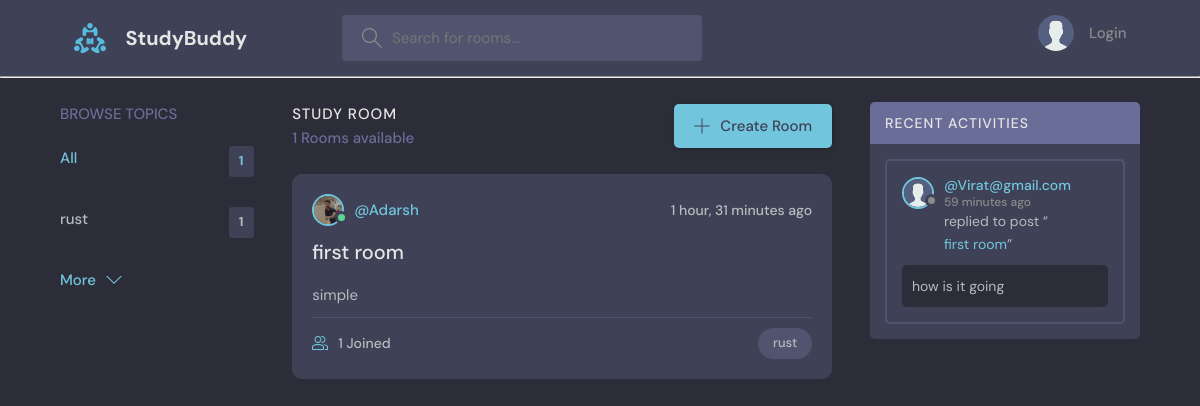
The page / on the database its author committed.
### base/models.py (models this page shows, shortened)
class Topic(models.Model):
    name = models.CharField(max_length=200)

class Room(models.Model):
    host = models.ForeignKey(User,on_delete=models.SET_NULL,null=True)
    topic = models.ForeignKey(Topic,on_delete=models.SET_NULL,null=True)
    name = models.CharField(max_length=100)
    description = models.TextField(null=True,blank=True)
    participants = models.ManyToManyField(User,related_name='participants',blank=True)
    updated = models.DateTimeField(auto_now=True)
    created = models.DateTimeField(auto_now_add=True)
    class Meta:
        ordering = ['-updated','-created']

class User(AbstractUser):
    name = models.CharField(max_length=200,null=True)
    email = models.EmailField(unique=True,null=True)
    bio = models.TextField(null=True)
    avatar = models.ImageField(null=True,default="avatar.svg")
    USERNAME_FIELD = 'email'
    REQUIRED_FIELDS = []

class Message(models.Model):
    user = models.ForeignKey(User,on_delete=models.CASCADE)
    room = models.ForeignKey(Room,on_delete=models.CASCADE)
    body = models.TextField()
    updated = models.DateTimeField(auto_now=True)
    created = models.DateTimeField(auto_now_add=True)
    class Meta:
        ordering = ['-updated','-created']

### base/views.py (the view)
# urls.py: path('',views.home,name="home"),
def home(request):
    q = request.GET.get('q') if request.GET.get('q') != None else ''
    rooms = Room.objects.filter(
        Q(topic__name__icontains=q) |
        Q(name__icontains=q) |
        Q(description__icontains=q)
        )
    topics = Topic.objects.all()[0:6]
    room_count = rooms.count()
    room_messages = Message.objects.filter(Q(room__topic__name__icontains=q))
    context = {'rooms':rooms,'topics':topics,'room_count':room_count,'room_messages':room_messages}
    return render(request,'base/home.html',context)

### base/templates/base/home.html (shortened to what this page needs)
{% extends "main.html" %}
{% block content %}
    <main class="layout layout--3">
      <div class="container">
        {% include "base/topic_component.html" %}
        <div class="roomList">
          <div class="roomList__header">
            <div>
              <h2>Study Room</h2>
              <p>{{rooms.count}} Rooms available</p>
            </div>
            <a class="btn btn--main" href="{% url 'create-room' %}">
              <svg version="1.1" xmlns="http://www.w3.org/2000/svg" width="32" height="32" viewBox="0 0 32 32">
                <title>add</title>
                <path
                  d="M16.943 0.943h-1.885v14.115h-14.115v1.885h14.115v14.115h1.885v-14.115h14.115v-1.885h-14.115v-14.115z"
                ></path>
              </svg>
              Create Room
            </a>
          </div>
          {% include "base/feed_component.html" %}
        </div>
        {% include "base/activity_component.html" %}
      </div>
    </main>
{% endblock content %}

### base/templates/base/topic_component.html
<div class="topics">
    <div class="topics__header">
      <h2>Browse Topics</h2>
    </div>
    <ul class="topics__list">
      <li>
        <a href="{% url 'home' %}" class="active">All <span>{{topics.count}}</span></a>
      </li>
    {% for topic in topics %}
      <li>
        <a href="{% url 'home' %}?q={{topic.name}}">{{topic.name}}<span>{{topic.room_set.all.count}}</span></a>
      </li>
    {% endfor %}
    </ul>
    <a class="btn btn--link" href="{% url 'topics' %}">
      More
      <svg version="1.1" xmlns="http://www.w3.org/2000/svg" width="32" height="32" viewBox="0 0 32 32">
        <title>chevron-down</title>
        <path d="M16 21l-13-13h-3l16 16 16-16h-3l-13 13z"></path>
      </svg>
    </a>
  </div>

### base/templates/base/feed_component.html (shortened to what this page needs)
{% for room in rooms %}
<div class="roomListRoom">
    <div class="roomListRoom__header">
      <a href="{% url 'user-profile' room.host.id %}" class="roomListRoom__author">
        <div class="avatar avatar--small active">
          <img src="{{room.host.avatar.url}}" />
        </div>
        <span>@{{room.host.username}}</span>
      </a>
      <div class="roomListRoom__actions">
        <span>{{room.created|timesince}} ago</span>
      </div>
    </div>
    <div class="roomListRoom__content">
      <a href="{% url 'room' room.id %}">{{room.name}}</a>
      <p>
        {{room.description}}
      </p>
    </div>
    <div class="roomListRoom__meta">
      <a class="roomListRoom__joined">
        {{room.participants.all.count}} Joined
      </a>
      <p class="roomListRoom__topic">{{room.topic.name}}</p>
    </div>
  </div>
{% endfor %}

### base/templates/base/activity_component.html (shortened to what this page needs)
<div class="activities">
    <div class="activities__header">
      <h2>Recent Activities</h2>
    </div>
    {% for message in room_messages %}
    <div class="activities__box">
      <div class="activities__boxHeader roomListRoom__header">
        <a href="{% url 'user-profile' message.user.id %}" class="roomListRoom__author">
          <div class="avatar avatar--small">
            <img src="{{message.user.avatar.url}}" />
          </div>
          <p>
            @{{message.user}}
            <span>{{message.created|timesince}} ago</span>
          </p>
        </a>
      </div>
      <div class="activities__boxContent">
        <p>replied to post “<a href="{% url 'room' message.room.id %}">{{message.room.name}}</a>”</p>
        <div class="activities__boxRoomContent">
          {{message.body}}
        </div>
      </div>
    </div>
    {% endfor %}
  </div>

### rows shown on the page
Topic: name "rust", room_set.all.count "1"
Room: host.avatar (picture), host.username "Adarsh", created "1 hour, 31 minutes", name "first room", description "simple", participants.all.count "1", topic.name "rust"
Message: user.avatar (placeholder picture), user "Virat@gmail.com", created "59 minutes", room.name "first room", body "how is it going"

### other values the page prints
{{ topics.count }} "1"
{{ rooms.count }} "1"
